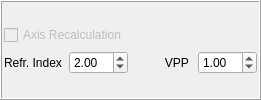
             <widget class="QFrame" name="frame_17">
              <property name="minimumSize">
               <size>
                <width>261</width>
                <height>0</height>
               </size>
              </property>
              <property name="maximumSize">
               <size>
                <width>261</width>
                <height>16777215</height>
               </size>
              </property>
              <property name="frameShape">
               <enum>QFrame::Box</enum>
              </property>
              <property name="frameShadow">
               <enum>QFrame::Raised</enum>
              </property>
              <layout class="QGridLayout" name="gridLayout_75">
               <property name="leftMargin">
                <number>2</number>
               </property>
               <property name="topMargin">
                <number>2</number>
               </property>
               <property name="rightMargin">
                <number>2</number>
               </property>
               <property name="bottomMargin">
                <number>2</number>
               </property>
               <item row="0" column="0">
                <layout class="QGridLayout" name="gridLayout_76">
                 <item row="1" column="1">
                  <widget class="QDoubleSpinBox" name="threeD_refrindex_dspin">
                   <property name="enabled">
                    <bool>true</bool>
                   </property>
                   <property name="value">
                    <double>2.000000000000000</double>
                   </property>
                  </widget>
                 </item>
                 <item row="1" column="3">
                  <widget class="QDoubleSpinBox" name="threeD_vpp_dspin">
                   <property name="enabled">
                    <bool>true</bool>
                   </property>
                   <property name="value">
                    <double>1.000000000000000</double>
                   </property>
                  </widget>
                 </item>
                 <item row="1" column="0">
                  <widget class="QLabel" name="label_105">
                   <property name="sizePolicy">
                    <sizepolicy hsizetype="Preferred" vsizetype="Preferred">
                     <horstretch>0</horstretch>
                     <verstretch>0</verstretch>
                    </sizepolicy>
                   </property>
                   <property name="baseSize">
                    <size>
                     <width>0</width>
                     <height>0</height>
                    </size>
                   </property>
                   <property name="text">
                    <string>Refr. Index</string>
                   </property>
                  </widget>
                 </item>
                 <item row="0" column="0" colspan="4">
                  <widget class="QCheckBox" name="axisrecalculation_check_2">
                   <property name="enabled">
                    <bool>false</bool>
                   </property>
                   <property name="text">
                    <string>Axis Recalculation</string>
                   </property>
                  </widget>
                 </item>
                 <item row="1" column="2">
                  <widget class="QLabel" name="label_106">
                   <property name="layoutDirection">
                    <enum>Qt::LeftToRight</enum>
                   </property>
                   <property name="text">
                    <string>VPP </string>
                   </property>
                   <property name="alignment">
                    <set>Qt::AlignRight|Qt::AlignTrailing|Qt::AlignVCenter</set>
                   </property>
                  </widget>
                 </item>
                </layout>
               </item>
              </layout>
             </widget>
